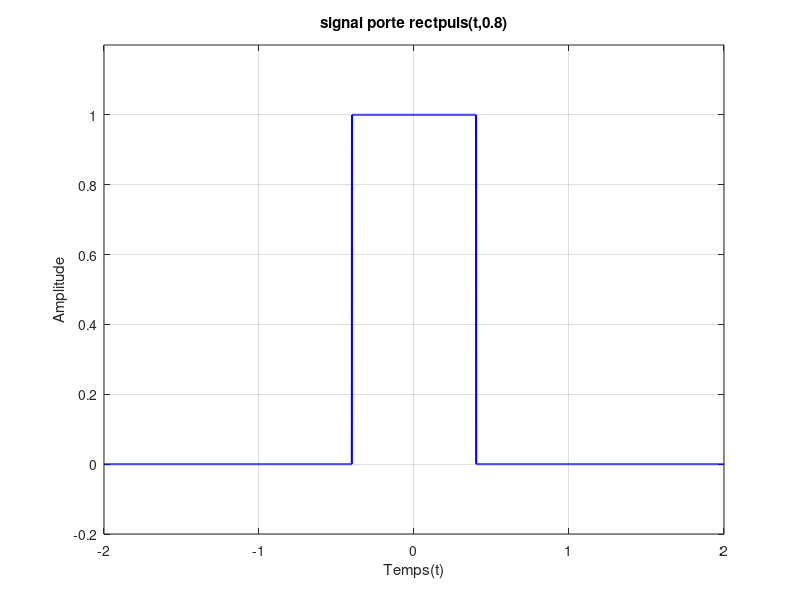

Here is the MATLAB script that generated this plot: (Note: this script raises an error after producing the figure.)
clear; clc; close all;
%heaviside / echelon unitaire
%t = -10:0.001:10;
%u= heaviside(t); %||u = (t>=0);
%plot(t,u), axis([-10 10, -2 2]), grid
%signe

%sgn = sign(t);
%plot(t,sgn), axis([-10 10, -2 2]), grid

%dirac

%dira = dirac(t);
%idx = dira == inf;
%dira(idx) = 1;
%plot(t, dira),axis([-10 10, -2 2]), grid

%sin & sinc
%t = -2*pi:pi/10:2*pi;
%y0= sin(t);
%y1= sinc(t);
%subplot(1,2,1),plot(t,y0), grid
%subplot(1,2,2),plot(t,y1), grid

%signal rectangulaire

%t = -5:0.01:5;
%width = 4;
%rect = rectpuls(t,width);
%plot(t,rect);
%axis ([-5 5 -0.5 1.5]);
%title('signal rect');
%xlabel('Temps(t)');
%ylabel('Amplitude');
%grid on

%signal triangulaire

%t = -5:0.01:5;
%width = 4;
%tri = tripuls(t,width);
%plot(t,tri);
%axis ([-5 5 -0.5 1.5]);
%title('signal tri');
%xlabel('Temps(t)');
%ylabel('Amplitude');
%grid on

%t = -5:0.01:5;
%u = (t>=0);
%rampe = t.*u;
%plot(t, rampe);
%axis ([-5 5 -0.5 5.5]);
%title('Rampe unitaire');
%xlabel('Temps(t)');
%ylabel('Amplitude');
%grid on;
%

%t = -2:0.001:2;

%subplot(3,1,1);
%width_rect = 1;
%rect = rectpuls(t,width_rect);
%plot(t,rect);
%axis([-2 2 -0.5 1.5]);
%title('signal rect');
%xlabel('Temps(t)');
%ylabel('Amplitude');
%grid on
%
%subplot(3,1,2);
%width = 1;
%tri = tripuls(t,width);
%plot(t,tri);
%axis([-2 2 -0.5 1.5]);
%title('signal tri');
%xlabel('Temps(t)');
%ylabel('Amplitude');
%grid on
%
%subplot(3,1,3);
%y = 4*sin(2*pi*3*t);
%plot(t,y);
%axis([-2 2 -4.5 4.5]);
%title('signal sin');
%xlabel('Temps(t)');
%ylabel('Amplitude');
%grid on

%q4

%t = -5:0.001:5;
%subplot(2,2,1);
%width = 4;
%x = tripuls(t,width);
%plot(t,x);
%axis([-3 3 -0.5 1.5]);
%title('signal tri');
%xlabel('Temps(t)');
%ylabel('Amplitude');
%grid on;
%
%subplot(2,2,2);
%
%x_retar = interp1(t,x,t-1,'linear',0);
%plot(t,x_retar);
%axis([-3 3 -0.5 1.5]);
%title('signal x(t-1)');
%grid on;
%
%subplot(2,2,3);
%
%x_retour = interp1(t,x,-t,'linear',0);
%plot(t,x_retour);
%axis([-3 3 -0.5 1.5]);
%title('signal x(-t)');
%grid on;
%
%subplot(2,2,4);
%
%x_comp = interp1(t,x,2*t,'linear',0);
%plot(t,x_comp);
%axis([-3 3 -0.5 1.5]);
%title('signal x(2t)');
%grid on;
%


dt = 0.001;
t = -2: dt:2;
width = 0.8;
p = rectpuls(t, width);
figure('Color', 'W');
plot(t,p, 'LineWidth', 1.5, 'Color', 'b');
grid on;
axis([-2 2 -0.2 1.2]);
xlabel('Temps(t)');
ylabel('Amplitude');
title('signal porte rectpuls(t,0.8)');
E_num = trapz(t,abs(p)^2);
fprintf('Energie calc = %.4fn', E_num);
P_obs = E_num/(t(end) - t(1));
